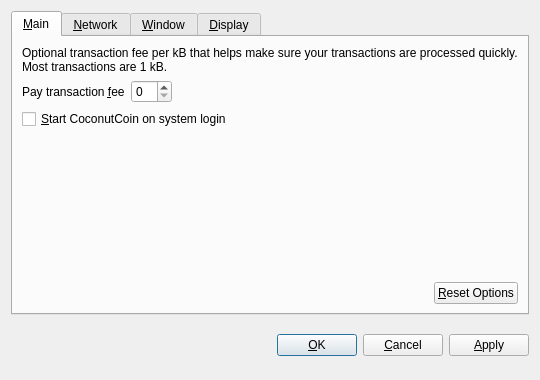
<?xml version="1.0" encoding="UTF-8"?>
<ui version="4.0">
 <class>OptionsDialog</class>
 <widget class="QDialog" name="OptionsDialog">
  <property name="geometry">
   <rect>
    <x>0</x>
    <y>0</y>
    <width>540</width>
    <height>380</height>
   </rect>
  </property>
  <property name="windowTitle">
   <string>Options</string>
  </property>
  <property name="modal">
   <bool>true</bool>
  </property>
  <layout class="QVBoxLayout" name="verticalLayout">
   <item>
    <widget class="QTabWidget" name="tabWidget">
     <property name="tabPosition">
      <enum>QTabWidget::North</enum>
     </property>
     <property name="currentIndex">
      <number>0</number>
     </property>
     <widget class="QWidget" name="tabMain">
      <attribute name="title">
       <string>&amp;Main</string>
      </attribute>
      <layout class="QVBoxLayout" name="verticalLayout_Main">
       <item>
        <widget class="QLabel" name="transactionFeeInfoLabel">
         <property name="text">
          <string>Optional transaction fee per kB that helps make sure your transactions are processed quickly. Most transactions are 1 kB.</string>
         </property>
         <property name="textFormat">
          <enum>Qt::PlainText</enum>
         </property>
         <property name="wordWrap">
          <bool>true</bool>
         </property>
        </widget>
       </item>
       <item>
        <layout class="QHBoxLayout" name="horizontalLayout_1_Main">
         <item>
          <widget class="QLabel" name="transactionFeeLabel">
           <property name="text">
            <string>Pay transaction &amp;fee</string>
           </property>
           <property name="textFormat">
            <enum>Qt::PlainText</enum>
           </property>
           <property name="buddy">
            <cstring>transactionFee</cstring>
           </property>
          </widget>
         </item>
         <item>
          <widget class="BitcoinAmountField" name="transactionFee"/>
         </item>
         <item>
          <spacer name="horizontalSpacer_1_Main">
           <property name="orientation">
            <enum>Qt::Horizontal</enum>
           </property>
           <property name="sizeHint" stdset="0">
            <size>
             <width>40</width>
             <height>20</height>
            </size>
           </property>
          </spacer>
         </item>
        </layout>
       </item>
       <item>
        <widget class="QCheckBox" name="bitcoinAtStartup">
         <property name="toolTip">
          <string>Automatically start CoconutCoin after logging in to the system.</string>
         </property>
         <property name="text">
          <string>&amp;Start CoconutCoin on system login</string>
         </property>
        </widget>
       </item>
       <item>
        <spacer name="verticalSpacer_Main">
         <property name="orientation">
          <enum>Qt::Vertical</enum>
         </property>
         <property name="sizeHint" stdset="0">
          <size>
           <width>20</width>
           <height>40</height>
          </size>
         </property>
        </spacer>
       </item>
       <item>
        <layout class="QHBoxLayout" name="horizontalLayout_2_Main">
         <item>
          <spacer name="horizontalSpacer_2_Main">
           <property name="orientation">
            <enum>Qt::Horizontal</enum>
           </property>
           <property name="sizeHint" stdset="0">
            <size>
             <width>40</width>
             <height>20</height>
            </size>
           </property>
          </spacer>
         </item>
         <item>
          <widget class="QPushButton" name="resetButton">
           <property name="toolTip">
            <string>Reset all client options to default.</string>
           </property>
           <property name="text">
            <string>&amp;Reset Options</string>
           </property>
           <property name="autoDefault">
            <bool>false</bool>
           </property>
          </widget>
         </item>
        </layout>
       </item>
      </layout>
     </widget>
     <widget class="QWidget" name="tabNetwork">
      <attribute name="title">
       <string>&amp;Network</string>
      </attribute>
      <layout class="QVBoxLayout" name="verticalLayout_Network">
       <item>
        <widget class="QCheckBox" name="mapPortUpnp">
         <property name="toolTip">
          <string>Automatically open the CoconutCoin client port on the router. This only works when your router supports UPnP and it is enabled.</string>
         </property>
         <property name="text">
          <string>Map port using &amp;UPnP</string>
         </property>
        </widget>
       </item>
       <item>
        <widget class="QCheckBox" name="connectSocks">
         <property name="toolTip">
          <string>Connect to the CoconutCoin network through a SOCKS proxy (e.g. when connecting through Tor).</string>
         </property>
         <property name="text">
          <string>&amp;Connect through SOCKS proxy:</string>
         </property>
        </widget>
       </item>
       <item>
        <layout class="QHBoxLayout" name="horizontalLayout_Network">
         <item>
          <widget class="QLabel" name="proxyIpLabel">
           <property name="text">
            <string>Proxy &amp;IP:</string>
           </property>
           <property name="textFormat">
            <enum>Qt::PlainText</enum>
           </property>
           <property name="buddy">
            <cstring>proxyIp</cstring>
           </property>
          </widget>
         </item>
         <item>
          <widget class="QValidatedLineEdit" name="proxyIp">
           <property name="maximumSize">
            <size>
             <width>140</width>
             <height>16777215</height>
            </size>
           </property>
           <property name="toolTip">
            <string>IP address of the proxy (e.g. 127.0.0.1)</string>
           </property>
          </widget>
         </item>
         <item>
          <widget class="QLabel" name="proxyPortLabel">
           <property name="text">
            <string>&amp;Port:</string>
           </property>
           <property name="textFormat">
            <enum>Qt::PlainText</enum>
           </property>
           <property name="buddy">
            <cstring>proxyPort</cstring>
           </property>
          </widget>
         </item>
         <item>
          <widget class="QLineEdit" name="proxyPort">
           <property name="maximumSize">
            <size>
             <width>55</width>
             <height>16777215</height>
            </size>
           </property>
           <property name="toolTip">
            <string>Port of the proxy (e.g. 9050)</string>
           </property>
          </widget>
         </item>
         <item>
          <widget class="QLabel" name="socksVersionLabel">
           <property name="text">
            <string>SOCKS &amp;Version:</string>
           </property>
           <property name="textFormat">
            <enum>Qt::PlainText</enum>
           </property>
           <property name="buddy">
            <cstring>socksVersion</cstring>
           </property>
          </widget>
         </item>
         <item>
          <widget class="QValueComboBox" name="socksVersion">
           <property name="toolTip">
            <string>SOCKS version of the proxy (e.g. 5)</string>
           </property>
          </widget>
         </item>
         <item>
          <spacer name="horizontalSpacer_Network">
           <property name="orientation">
            <enum>Qt::Horizontal</enum>
           </property>
           <property name="sizeHint" stdset="0">
            <size>
             <width>40</width>
             <height>20</height>
            </size>
           </property>
          </spacer>
         </item>
        </layout>
       </item>
       <item>
        <spacer name="verticalSpacer_Network">
         <property name="orientation">
          <enum>Qt::Vertical</enum>
         </property>
         <property name="sizeHint" stdset="0">
          <size>
           <width>20</width>
           <height>40</height>
          </size>
         </property>
        </spacer>
       </item>
      </layout>
     </widget>
     <widget class="QWidget" name="tabWindow">
      <attribute name="title">
       <string>&amp;Window</string>
      </attribute>
      <layout class="QVBoxLayout" name="verticalLayout_Window">
       <item>
        <widget class="QCheckBox" name="minimizeToTray">
         <property name="toolTip">
          <string>Show only a tray icon after minimizing the window.</string>
         </property>
         <property name="text">
          <string>&amp;Minimize to the tray instead of the taskbar</string>
         </property>
        </widget>
       </item>
       <item>
        <widget class="QCheckBox" name="minimizeOnClose">
         <property name="toolTip">
          <string>Minimize instead of exit the application when the window is closed. When this option is enabled, the application will be closed only after selecting Quit in the menu.</string>
         </property>
         <property name="text">
          <string>M&amp;inimize on close</string>
         </property>
        </widget>
       </item>
       <item>
        <spacer name="verticalSpacer_Window">
         <property name="orientation">
          <enum>Qt::Vertical</enum>
         </property>
         <property name="sizeHint" stdset="0">
          <size>
           <width>20</width>
           <height>40</height>
          </size>
         </property>
        </spacer>
       </item>
      </layout>
     </widget>
     <widget class="QWidget" name="tabDisplay">
      <attribute name="title">
       <string>&amp;Display</string>
      </attribute>
      <layout class="QVBoxLayout" name="verticalLayout_Display">
       <item>
        <layout class="QHBoxLayout" name="horizontalLayout_1_Display">
         <item>
          <widget class="QLabel" name="langLabel">
           <property name="text">
            <string>User Interface &amp;language:</string>
           </property>
           <property name="textFormat">
            <enum>Qt::PlainText</enum>
           </property>
           <property name="buddy">
            <cstring>lang</cstring>
           </property>
          </widget>
         </item>
         <item>
          <widget class="QValueComboBox" name="lang">
           <property name="toolTip">
            <string>The user interface language can be set here. This setting will take effect after restarting CoconutCoin.</string>
           </property>
          </widget>
         </item>
        </layout>
       </item>
       <item>
        <layout class="QHBoxLayout" name="horizontalLayout_2_Display">
         <item>
          <widget class="QLabel" name="unitLabel">
           <property name="text">
            <string>&amp;Unit to show amounts in:</string>
           </property>
           <property name="textFormat">
            <enum>Qt::PlainText</enum>
           </property>
           <property name="buddy">
            <cstring>unit</cstring>
           </property>
          </widget>
         </item>
         <item>
          <widget class="QValueComboBox" name="unit">
           <property name="toolTip">
            <string>Choose the default subdivision unit to show in the interface and when sending coins.</string>
           </property>
          </widget>
         </item>
        </layout>
       </item>
       <item>
        <widget class="QCheckBox" name="displayAddresses">
         <property name="toolTip">
          <string>Whether to show CoconutCoin addresses in the transaction list or not.</string>
         </property>
         <property name="text">
          <string>&amp;Display addresses in transaction list</string>
         </property>
        </widget>
       </item>
       <item>
        <widget class="QCheckBox" name="coinControlFeatures">
         <property name="toolTip">
          <string>Whether to show coin control features or not.</string>
         </property>
         <property name="text">
          <string>Display coin &amp;control features (experts only!)</string>
         </property>
        </widget>
       </item>
       <item>
        <spacer name="verticalSpacer_Display">
         <property name="orientation">
          <enum>Qt::Vertical</enum>
         </property>
         <property name="sizeHint" stdset="0">
          <size>
           <width>20</width>
           <height>40</height>
          </size>
         </property>
        </spacer>
       </item>
      </layout>
     </widget>
    </widget>
   </item>
   <item>
    <layout class="QHBoxLayout" name="horizontalLayout_Buttons">
     <item>
      <spacer name="horizontalSpacer_1">
       <property name="orientation">
        <enum>Qt::Horizontal</enum>
       </property>
       <property name="sizeHint" stdset="0">
        <size>
         <width>40</width>
         <height>48</height>
        </size>
       </property>
      </spacer>
     </item>
     <item>
      <widget class="QLabel" name="statusLabel">
       <property name="font">
        <font>
         <weight>75</weight>
         <bold>true</bold>
        </font>
       </property>
       <property name="text">
        <string/>
       </property>
       <property name="textFormat">
        <enum>Qt::PlainText</enum>
       </property>
       <property name="wordWrap">
        <bool>true</bool>
       </property>
      </widget>
     </item>
     <item>
      <spacer name="horizontalSpacer_2">
       <property name="orientation">
        <enum>Qt::Horizontal</enum>
       </property>
       <property name="sizeHint" stdset="0">
        <size>
         <width>40</width>
         <height>48</height>
        </size>
       </property>
      </spacer>
     </item>
     <item>
      <widget class="QPushButton" name="okButton">
       <property name="text">
        <string>&amp;OK</string>
       </property>
      </widget>
     </item>
     <item>
      <widget class="QPushButton" name="cancelButton">
       <property name="text">
        <string>&amp;Cancel</string>
       </property>
       <property name="autoDefault">
        <bool>false</bool>
       </property>
      </widget>
     </item>
     <item>
      <widget class="QPushButton" name="applyButton">
       <property name="text">
        <string>&amp;Apply</string>
       </property>
       <property name="autoDefault">
        <bool>false</bool>
       </property>
      </widget>
     </item>
    </layout>
   </item>
  </layout>
 </widget>
 <customwidgets>
  <customwidget>
   <class>BitcoinAmountField</class>
   <extends>QSpinBox</extends>
   <header>bitcoinamountfield.h</header>
  </customwidget>
  <customwidget>
   <class>QValueComboBox</class>
   <extends>QComboBox</extends>
   <header>qvaluecombobox.h</header>
  </customwidget>
  <customwidget>
   <class>QValidatedLineEdit</class>
   <extends>QLineEdit</extends>
   <header>qvalidatedlineedit.h</header>
  </customwidget>
 </customwidgets>
 <resources/>
 <connections/>
</ui>
